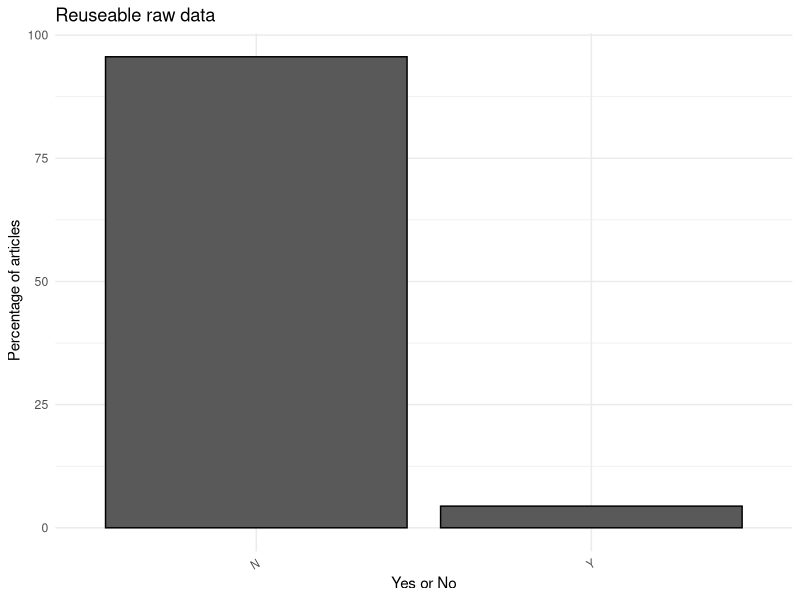

Here is the R script that generated this plot:
#open packages needed and read in the data
library(tidyverse)
library(here)

#reading in the data and rename it as a tibble with shorter name
Open_phytos <- read_csv(here("raw data", "Open_Phyto_2020_cleaned.csv"))

#selecting column for reuse_rawdata
reuseable_rawdata <- Open_phytos %>%
rename_with(make.names) %>%
  select(12) %>%
  count(Reuse.data) %>% 
  mutate(percent = n / sum(n) * 100)

#picture
pics <- Open_phytos %>%
  rename_with(make.names) %>%
  select(13) %>%
  count(Phyto.pictures.present) %>% 
  mutate(percent = n / sum(n) * 100)

#Open access
open_access <- Open_phytos %>%
  rename_with(make.names) %>%
  select(14) %>%
  count(OA) %>% 
  mutate(percent = n / sum(n) * 100)

#ICPN
icpn <- Open_phytos %>%
  rename_with(make.names) %>%
  select(17) %>%
  count(Used.ICPN.1.0) %>% 
  mutate(percent = n / sum(n) * 100)

#method
method <- Open_phytos %>%
  rename_with(make.names) %>%
  select(18) %>%
  count(Full.methods.given) %>% 
  mutate(percent = n / sum(n) * 100)


library(ggplot2)
reuseable_rawdata %>% 
  ggplot(aes(x = factor(Reuse.data), y = percent)) +
  geom_col(color = "black") + 
  theme_minimal() + #graph theme
  labs(title = "Reuseable raw data",
       x = "Yes or No",
       y = " Percentage of articles") + #labelling the graph
  theme(axis.text.x = element_text(angle = 30, hjust = 1, vjust = 1, size = 8)) +
  scale_fill_brewer(palette = "Dark2")



  



  

  


  
